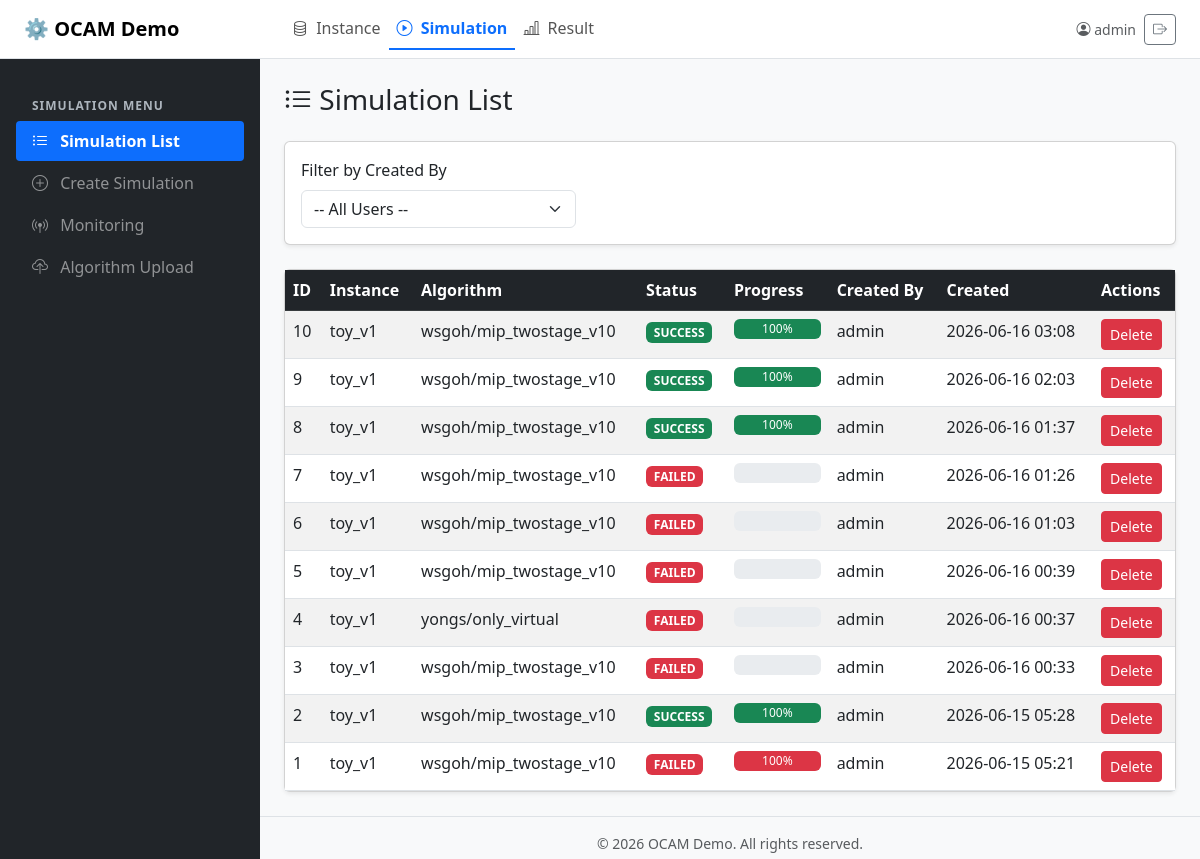
The page /simulation/ (signed in) on the database as committed earlier.
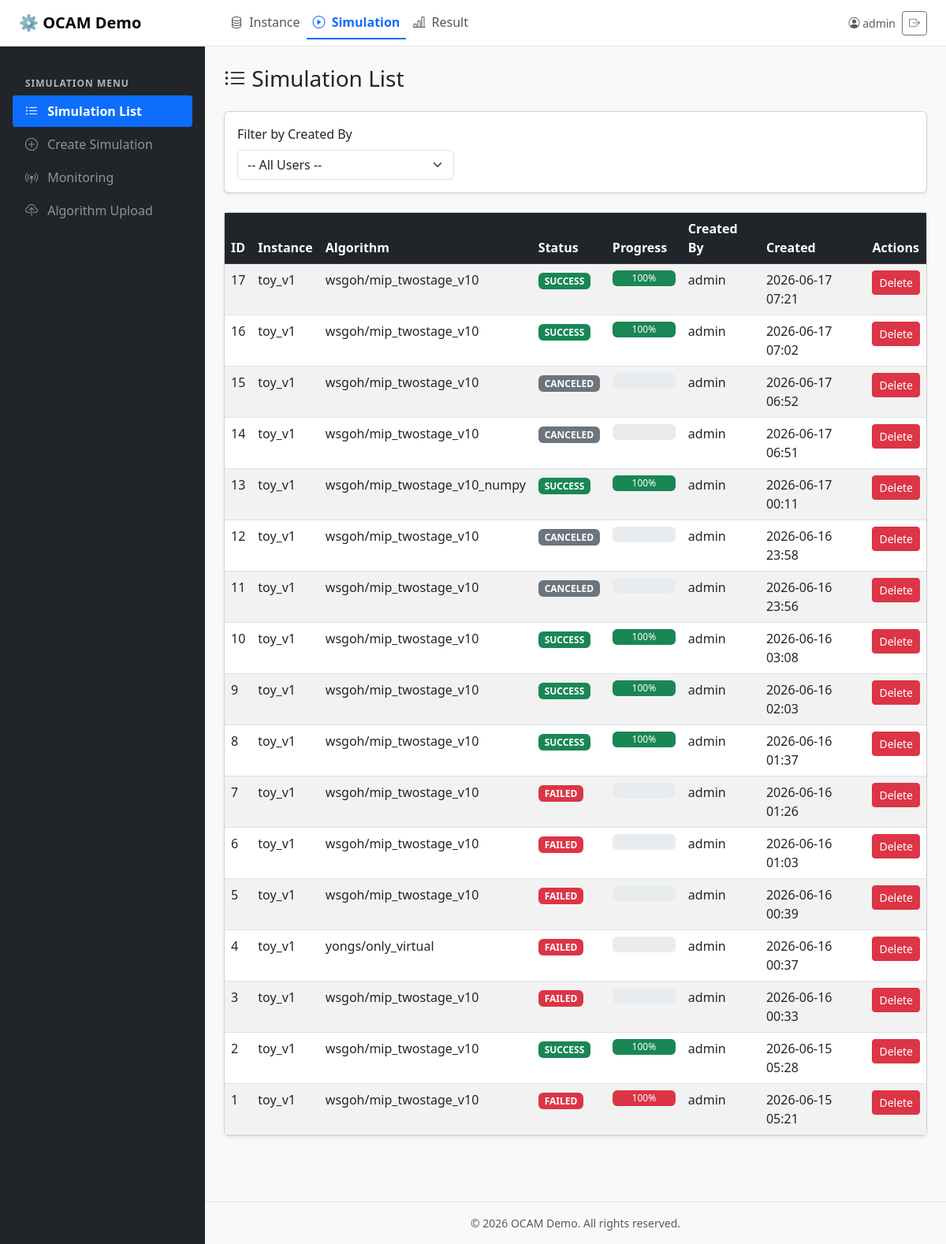
The same page on the database as committed later.
### simulation/models.py (models this page shows, shortened)
class SimulationRun(models.Model):
    id = models.AutoField(primary_key=True, verbose_name="Simulation ID")
    instance_name = models.CharField(max_length=200, verbose_name="Instance Name")
    algorithm_name = models.CharField(
        max_length=200,
        verbose_name="Algorithm",
        help_text="researcher_name/algorithm_name",
    )
    status = models.CharField(
        max_length=20,
        choices=SIMULATION_STATUS_CHOICES,
        default=SIMULATION_STATUS_PENDING,
    )
    progress = models.IntegerField(default=0, help_text="진행률 (%)")
    task_id = models.CharField(
        max_length=255,
        blank=True,
        null=True,
        help_text="Celery Task ID",
    )
    output_folder = models.CharField(
        max_length=500,
        blank=True,
        null=True,
        help_text="outputs 폴더 내 결과 경로",
    )
    objective_value = models.FloatField(blank=True, null=True)
    execution_time = models.FloatField(blank=True, null=True, help_text="실행 시간 (초)")
    model_status = models.CharField(max_length=200, blank=True, null=True)
    description = models.TextField(blank=True, null=True)
    created_at = models.DateTimeField(auto_now_add=True)
    created_by = models.ForeignKey(
        settings.AUTH_USER_MODEL,
        on_delete=models.SET_NULL,
        null=True,
        blank=True,
        related_name="simulations_created",
    )
    updated_at = models.DateTimeField(auto_now=True)
    started_at = models.DateTimeField(blank=True, null=True)
    finished_at = models.DateTimeField(blank=True, null=True)
    class Meta:
        db_table = "simulation_run"
        ordering = ["-created_at"]
        verbose_name = "Simulation Run"
    @property
    def is_processing(self):
        return self.status in ("PENDING", "RUNNING")

### simulation/views.py (the view)
# urls.py: path("", views.simulation_list, name="simulation_list"),
@login_required
def simulation_list(request):
    simulations = SimulationRun.objects.all()
    created_by_id = request.GET.get("created_by_id")
    if created_by_id:
        try:
            simulations = simulations.filter(created_by_id=int(created_by_id))
        except (ValueError, TypeError):
            pass
    from django.contrib.auth import get_user_model
    User = get_user_model()
    all_users = User.objects.all().order_by("username")
    return render(
        request,
        "simulation/simulation_list.html",
        {
            "current_top_menu": "simulation",
            "sidebar_menu": SIMULATION_SIDEBAR_MENU,
            "current_sidebar_menu": "simulation_list",
            "simulations": simulations,
            "all_users": all_users,
            "selected_created_by_id": created_by_id or "",
        },
    )

### common/context_processors.py (called while the page is built)
def global_menus(request):
    return {
        "top_menu_items": TOP_MENU_ITEMS,
    }

### simulation/templates/simulation/simulation_list.html (shortened to what the changed rows need)
{% extends "base.html" %}
{% block sidebar %}
<ul class="nav flex-column">
    {% for item in sidebar_menu %}
    <li class="nav-item">
        <a class="nav-link {% if current_sidebar_menu == item.key %}active{% else %}text-white-50{% endif %}"
           href="{% url item.url_name %}">
            <i class="bi {{ item.icon }} me-2"></i> {{ item.name }}
        </a>
    </li>
    {% endfor %}
</ul>
{% endblock %}
{% block content %}
<div class="card shadow-sm">
    <div class="card-body p-0">
        <div class="table-responsive">
            <table class="table table-striped table-hover mb-0">
                <thead class="table-dark">
                    <tr>
                        <th>ID</th>
                        <th>Instance</th>
                        <th>Algorithm</th>
                        <th>Status</th>
                        <th>Progress</th>
                        <th>Created By</th>
                        <th>Created</th>
                        <th>Actions</th>
                    </tr>
                </thead>
                <tbody>
                    {% for sim in simulations %}
                    <tr>
                        <td>{{ sim.id }}</td>
                        <td>{{ sim.instance_name }}</td>
                        <td>{{ sim.algorithm_name }}</td>
                        <td>
                            {% if sim.status == "SUCCESS" %}
                            <span class="badge bg-success">{{ sim.status }}</span>
                            {% elif sim.status == "RUNNING" %}
                            <span class="badge bg-primary">{{ sim.status }}</span>
                            {% elif sim.status == "FAILED" %}
                            <span class="badge bg-danger">{{ sim.status }}</span>
                            {% elif sim.status == "CANCELED" %}
                            <span class="badge bg-secondary">{{ sim.status }}</span>
                            {% else %}
                            <span class="badge bg-warning text-dark">{{ sim.status }}</span>
                            {% endif %}
                        </td>
                        <td>
                            <div class="progress" style="height: 20px; min-width: 80px;">
                                <div class="progress-bar {% if sim.status == 'SUCCESS' %}bg-success{% elif sim.status == 'FAILED' %}bg-danger{% endif %}"
                                     style="width: {{ sim.progress }}%">{{ sim.progress }}%</div>
                            </div>
                        </td>
                        <td>
                            {% if sim.created_by %}
                                {{ sim.created_by.username }}
                            {% else %}
                                -
                            {% endif %}
                        </td>
                        <td>{{ sim.created_at|date:"Y-m-d H:i" }}</td>
                        <td>
                            {% if not sim.is_processing %}
                            <form method="post" action="{% url 'simulation:simulation_delete' sim.id %}" style="display:inline;" onsubmit="return confirm('Delete simulation #{{ sim.id }}?');">
                                <button type="submit" class="btn btn-sm btn-danger">Delete</button>
                            </form>
                            {% else %}
                            <button type="button" class="btn btn-sm btn-secondary" disabled>Running</button>
                            {% endif %}
                        </td>
                    </tr>
                    {% empty %}
                    <tr>
                        <td colspan="8" class="text-center text-muted py-4">No simulations found.</td>
                    </tr>
                    {% endfor %}
                </tbody>
            </table>
        </div>
    </div>
</div>
{% endblock %}

### common/templates/base.html (shortened to what this page needs)
<!DOCTYPE html>
<html lang="en">
<head>
    <link href="https://cdn.jsdelivr.net/npm/bootstrap@5.3.0/dist/css/bootstrap.min.css" rel="stylesheet">
    <link rel="stylesheet" href="https://cdn.jsdelivr.net/npm/bootstrap-icons@1.11.0/font/bootstrap-icons.css">
</head>
<body>
    <nav class="navbar navbar-expand navbar-light bg-white border-bottom px-0">
        <div class="sidebar-header px-4">
            <a class="navbar-brand fw-bold mb-0" href="/">⚙️ OCAM Demo</a>
        </div>
        <div class="d-flex align-items-center flex-grow-1 px-4">
            <ul class="navbar-nav top-nav-menu">
                {% for menu in top_menu_items %}
                <li class="nav-item">
                    <a class="nav-link {% if current_top_menu == menu.key %}active{% endif %}"
                       href="{% url menu.url_name %}">
                        <i class="bi {{ menu.icon }} me-1"></i> {{ menu.name }}
                    </a>
                </li>
                {% endfor %}
            </ul>
            {% if user.is_authenticated %}
            <div class="d-flex align-items-center ms-auto">
                <span class="text-muted me-2 small"><i class="bi bi-person-circle"></i> {{ user.username }}</span>
                <form action="{% url 'logout' %}" method="post" class="d-inline">
                    <button type="submit" class="btn btn-sm btn-outline-secondary" title="Logout">
                        <i class="bi bi-box-arrow-right"></i>
                    </button>
                </form>
            </div>
            {% endif %}
        </div>
    </nav>
    <div class="d-flex">
        <div class="sidebar text-white">
            <div class="sidebar-sticky p-3">
                {% block sidebar %}{% endblock %}
            </div>
        </div>
        <div class="flex-grow-1 d-flex flex-column bg-light" style="height: 100vh; overflow-y: auto;">
            <div class="p-4">
                {% block content %}{% endblock %}
            </div>
            <footer class="mt-auto py-3 text-center text-muted small border-top">
                &copy; 2026 OCAM Demo. All rights reserved.
            </footer>
        </div>
    </div>
</body>
</html>

Rows that differ between the two databases and show on the page:
added SimulationRun: id "17", instance_name "toy_v1", algorithm_name "wsgoh/mip_twostage_v10", status "SUCCESS", progress "100", created_by.username "admin", created_at "2026-06-17 07:21"
added SimulationRun: id "16", instance_name "toy_v1", algorithm_name "wsgoh/mip_twostage_v10", status "SUCCESS", progress "100", created_by.username "admin", created_at "2026-06-17 07:02"
added SimulationRun: id "15", instance_name "toy_v1", algorithm_name "wsgoh/mip_twostage_v10", status "CANCELED", created_by.username "admin", created_at "2026-06-17 06:52"
added SimulationRun: id "14", instance_name "toy_v1", algorithm_name "wsgoh/mip_twostage_v10", status "CANCELED", created_by.username "admin", created_at "2026-06-17 06:51"
added SimulationRun: id "13", instance_name "toy_v1", algorithm_name "wsgoh/mip_twostage_v10_numpy", status "SUCCESS", progress "100", created_by.username "admin", created_at "2026-06-17 00:11"
added SimulationRun: id "12", instance_name "toy_v1", algorithm_name "wsgoh/mip_twostage_v10", status "CANCELED", created_by.username "admin", created_at "2026-06-16 23:58"
added SimulationRun: id "11", instance_name "toy_v1", algorithm_name "wsgoh/mip_twostage_v10", status "CANCELED", created_by.username "admin", created_at "2026-06-16 23:56"
